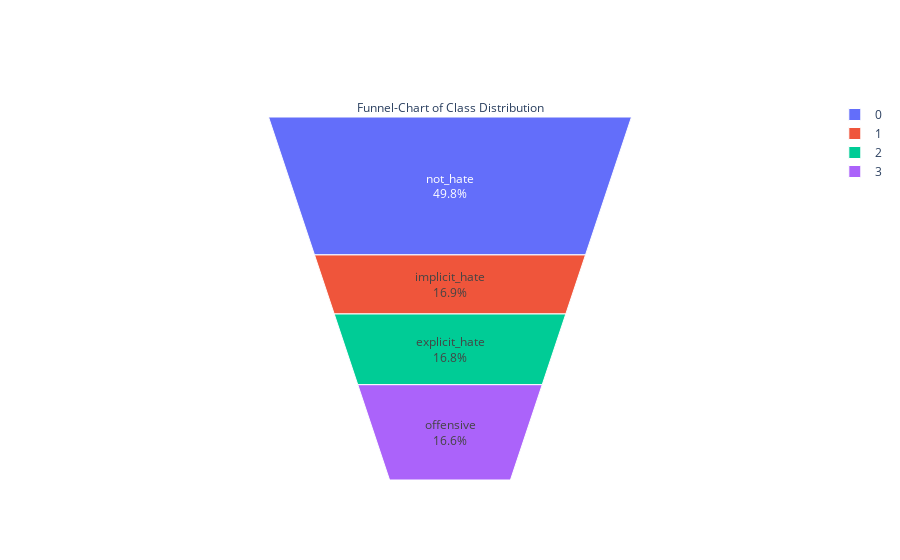

The notebook cell this image was saved under:
### Code cell
fig = go.Figure(go.Funnelarea(
    text =temp['class'],
    values = temp.text,
    title = {"position": "top center", "text": "Funnel-Chart of Class Distribution"}
    ))
fig.show()

### Figure 1 — Plotly figure (JSON) as saved in the notebook; plotly's stock layout.template omitted (floating-point values rounded to 4 significant figures)
{"data": [{"text": ["not_hate", "implicit_hate", "explicit_hate", "offensive"], "title": {"position": "top center", "text": "Funnel-Chart of Class Distribution"}, "type": "funnelarea", "values": [5970, 2027, 2009, 1987]}], "layout": {}}
